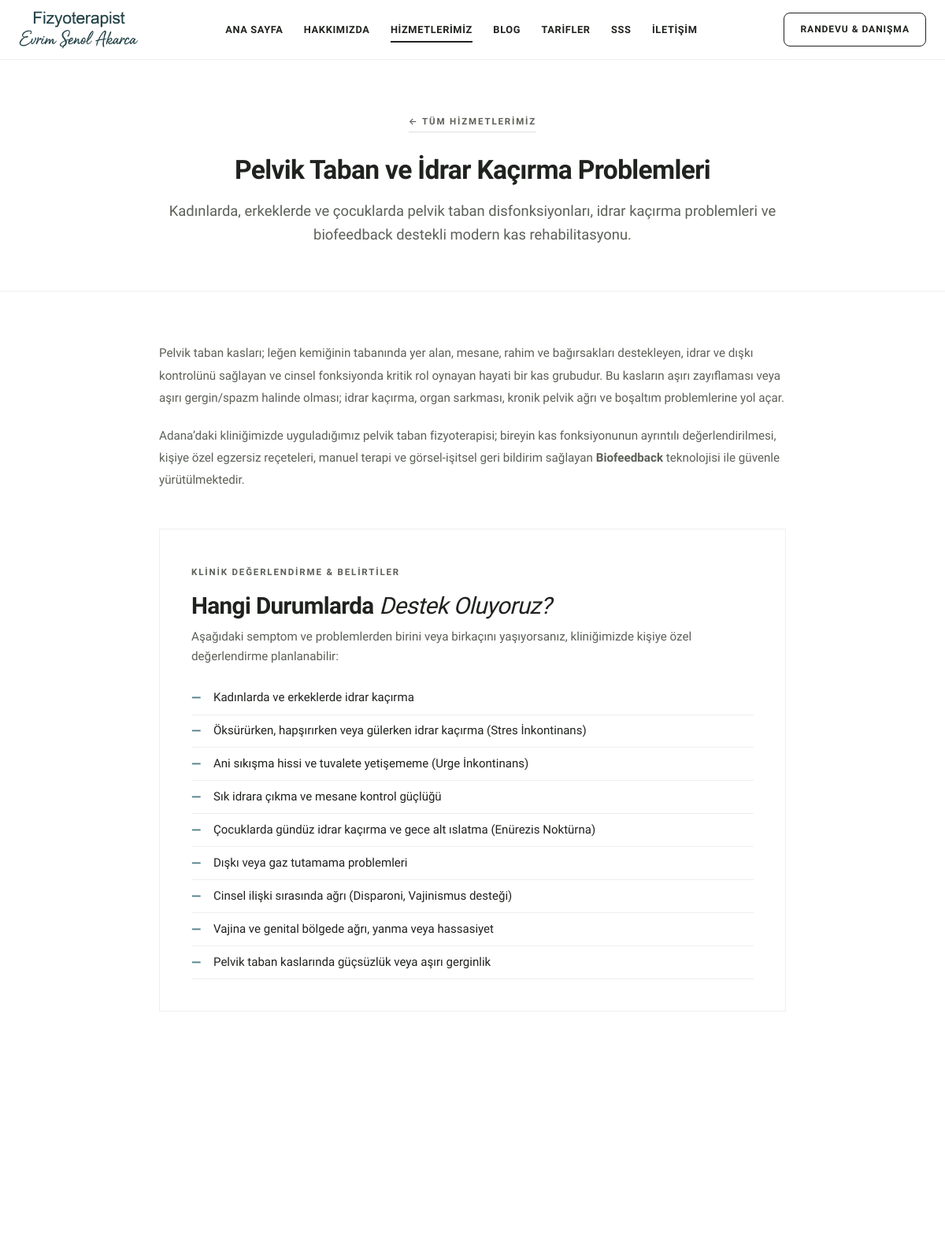
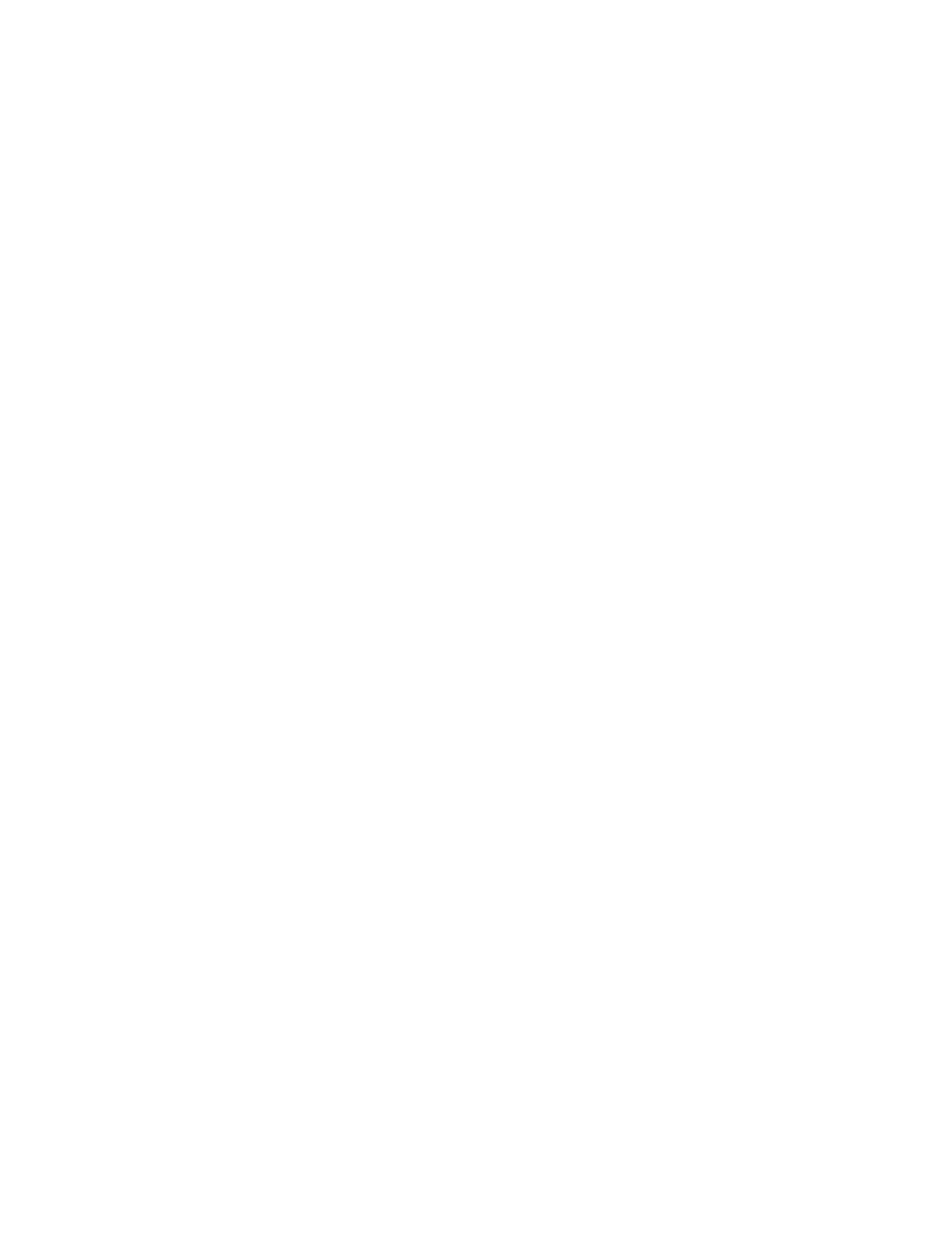
The page /hizmetler/pelvik-taban-fizyoterapisi (upper part) on the database its author committed (2 pictures, top to bottom).
### tables this page shows
CREATE TABLE `services` (
  `id` int(11) NOT NULL AUTO_INCREMENT,
  `slug` varchar(150) NOT NULL,
  `title` varchar(255) NOT NULL,
  `short_description` text DEFAULT NULL,
  `full_content` longtext DEFAULT NULL,
  `bullet_points` longtext DEFAULT NULL CHECK (json_valid(`bullet_points`)),
  `has_biofeedback` tinyint(1) DEFAULT 0,
  `biofeedback_title` varchar(255) DEFAULT NULL,
  `biofeedback_content` longtext DEFAULT NULL,
  `biofeedback_bullets` longtext DEFAULT NULL CHECK (json_valid(`biofeedback_bullets`)),
  `image_url` varchar(255) DEFAULT NULL,
  `display_order` int(11) DEFAULT 0,
  `is_active` tinyint(1) DEFAULT 1,
  `created_at` timestamp NOT NULL DEFAULT current_timestamp(),
  `updated_at` timestamp NOT NULL DEFAULT current_timestamp() ON UPDATE current_timestamp(),
  PRIMARY KEY (`id`),
  UNIQUE KEY `slug` (`slug`),
  KEY `idx_slug` (`slug`),
  KEY `idx_order` (`display_order`),
  KEY `idx_active` (`is_active`)
);

### includes/functions.php (called while the page is built, shortened)
<?php
function get_db(): PDO {
    static $pdo = null;
    if ($pdo === null) {
        $dsn = sprintf('mysql:host=%s;dbname=%s;charset=%s', DB_HOST, DB_NAME, DB_CHARSET);
        $options = [
            PDO::ATTR_ERRMODE            => PDO::ERRMODE_EXCEPTION,
            PDO::ATTR_DEFAULT_FETCH_MODE => PDO::FETCH_ASSOC,
            PDO::ATTR_EMULATE_PREPARES   => false,
            PDO::MYSQL_ATTR_INIT_COMMAND => "SET NAMES utf8mb4 COLLATE utf8mb4_unicode_ci"
        ];
        try {
            $pdo = new PDO($dsn, DB_USER, DB_PASS, $options);
        } catch (PDOException $e) {
            error_log('Veritabanı bağlantı hatası: ' . $e->getMessage());
            die('Veritabanı bağlantısı kurulamadı. Lütfen daha sonra tekrar deneyiniz.');
        }
    }
    return $pdo;
}
function e(?string $string): string {
    return htmlspecialchars((string)$string, ENT_QUOTES, 'UTF-8');
}
function get_service_by_slug(string $slug): ?array {
    try {
        $stmt = get_db()->prepare("SELECT * FROM services WHERE slug = :slug AND is_active = 1 LIMIT 1");
        $stmt->execute([':slug' => $slug]);
        $res = $stmt->fetch();
        return $res ?: null;
    } catch (Exception $e) {
        return null;
    }
}
function url(string $path = ''): string {
    $path = ltrim($path, '/');
    return BASE_URL . ($path ? '/' . $path : '');
}

### hizmet-detay.php (the view, shortened to what this page needs)
<?php
require_once __DIR__ . '/includes/functions.php';
$slug = trim((string)($_GET['slug'] ?? ''));
$service = get_service_by_slug($slug);
require_once __DIR__ . '/includes/header.php';
$bullets = !empty($service['bullet_points']) ? json_decode($service['bullet_points'], true) : [];
?>
<section class="service-detail-header">
    <div class="container container-narrow">
        <a href="<?= e(url('hizmetlerimiz')) ?>" class="badge-tag" style="border-bottom: 1px solid var(--border-strong); padding-bottom: 0.2rem;">&larr; Tüm Hizmetlerimiz</a>
        <h1 style="margin-top: 0.75rem;"><?= e($service['title']) ?></h1>
        <p style="font-size: 1.15rem; margin-top: 1rem; color: var(--text-muted);">
            <?= e($service['short_description']) ?>
        </p>
    </div>
</section>
<section class="service-detail-body">
    <div class="container container-narrow">
        <div style="font-size: 1.15rem; line-height: 1.85; color: var(--text-dark); margin-bottom: 3rem;">
            <?= $service['full_content'] ?>
        </div>
        <?php if (!empty($bullets)): ?>
        <div class="service-bullets-box">
            <span class="badge-tag">Klinik Değerlendirme & Belirtiler</span>
            <h2 style="font-size: 1.85rem; margin-bottom: 0.5rem;">Hangi Durumlarda <em>Destek Oluyoruz?</em></h2>
            <p style="font-size: 0.95rem; margin-bottom: 1.25rem;">Aşağıdaki semptom ve problemlerden birini veya birkaçını yaşıyorsanız, kliniğimizde kişiye özel değerlendirme planlanabilir:</p>
            <ul class="bullets-list">
                <?php foreach ($bullets as $item): ?>
                <li><?= e($item) ?></li>
                <?php endforeach; ?>
            </ul>
        </div>
        <?php endif; ?>
    </div>
</section>
<?php require_once __DIR__ . '/includes/footer.php'; ?>

### rows shown on the page
services: title "Pelvik Taban ve İdrar Kaçırma Problemleri", short_description "Kadınlarda, erkeklerde ve çocuklarda pelvik taban disfonksiyonları, idrar kaçırma problemleri ve biofeedback destekli modern kas rehabilitasyonu.", full_content "Pelvik taban kasları; leğen kemiğinin tabanında yer alan, mesane, rahim ve bağırsakları destekleyen, idrar ve dışkı kontrolünü sağlayan ve cinsel fonksiyonda kritik rol oynayan hayati bir kas grubudur. Bu kasların aşırı zayıflaması veya aşırı gergin/spazm halinde olması; idrar kaçırma, organ sarkması, kronik pelvik ağrı ve boşaltım problemlerine yol açar. Adana’daki kliniğimizde uyguladığımız pelvik taban fizyoterapisi; bireyin kas fonksiyonunun ayrıntılı değerlendirilmesi, kişiye özel egzersiz reçeteleri, manuel terapi ve görsel-işitsel geri bildirim sağlayan Biofeedback teknolojisi ile güvenle yürütülmektedir.", bullet_points "Kadınlarda ve erkeklerde idrar kaçırma", bullet_points "Öksürürken, hapşırırken veya gülerken idrar kaçırma (Stres İnkontinans)", bullet_points "Ani sıkışma hissi ve tuvalete yetişememe (Urge İnkontinans)", bullet_points "Sık idrara çıkma ve mesane kontrol güçlüğü", bullet_points "Çocuklarda gündüz idrar kaçırma ve gece alt ıslatma (Enürezis Noktürna)", bullet_points "Dışkı veya gaz tutamama problemleri", bullet_points "Cinsel ilişki sırasında ağrı (Disparoni, Vajinismus desteği)", bullet_points "Vajina ve genital bölgede ağrı, yanma veya hassasiyet", bullet_points "Pelvik taban kaslarında güçsüzlük veya aşırı gerginlik"
